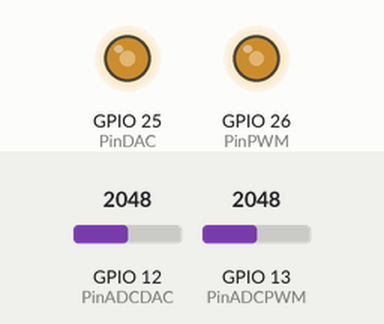
Recording of a sketch running on a simulated ESP32. Shown: output pins drawn as LEDs (lit = HIGH). The inputs (shaded band) are chosen by the test bench; at power-on: GPIO 12 (PinADCDAC) = 2048, GPIO 13 (PinADCPWM) = 2048. What the sketch prints to the serial monitor is not drawn.

Above: at 1.2 s.
1.3 s: GPIO 12 (PinADCDAC) set to 0
4.3 s: GPIO 13 (PinADCPWM) set to 0
7.3 s: GPIO 12 (PinADCDAC) set to 296
At 8.6 s:
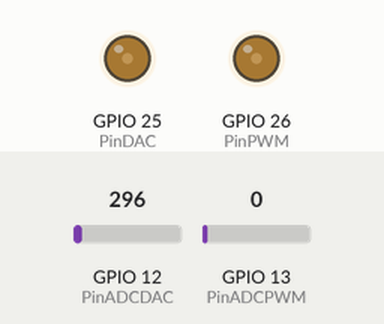
10.3 s: GPIO 13 (PinADCPWM) set to 1228
At 11.0 s:
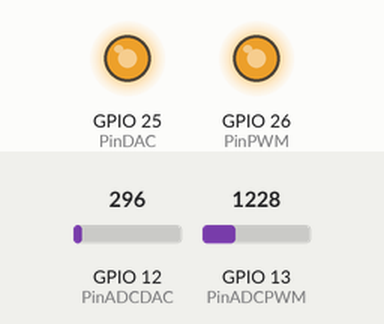
Timing chart, 0 to 41.5 s (numbered marks = the images above; inputs shaded):
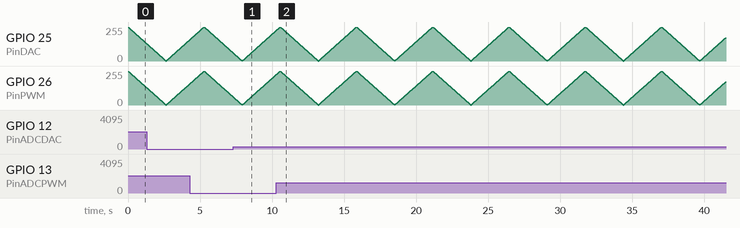

The sketch:

AnalogOutput_PWMDAC.ino
```cpp
#define PinPWM 26
#define PinDAC 25
#define PinADCPWM 13
#define PinADCDAC 12

//Variables para definir el PWM
const int freq = 1000; //Frecuencia en Hz
const int ChanelPWM = 0; //Canal 0 - 15
const int resolution = 8; //Bits de resolución, hasta 8
const int timedelay = 10000; //delay microseconds
bool state = true; //Variable de estado

void setup() {
  Serial.begin(115200);
  pinMode(PinPWM, OUTPUT);
  pinMode(PinDAC, OUTPUT);
  pinMode(PinADCPWM, INPUT);
  pinMode(PinADCDAC, INPUT);
  ledcSetup(ChanelPWM, freq, resolution);
  ledcAttachPin(PinPWM, ChanelPWM);
}

void loop() {
  int val = state ? 255 : 0;
  for (int i = 0; i < 256; i++) {
    dacWrite(PinDAC, abs(val - i));
    ledcWrite(ChanelPWM, abs(val - i));
    Serial.print("PWM:");
    Serial.print(analogRead(PinADCPWM));
    Serial.print(",");
    Serial.print("DAC:");
    Serial.println(analogRead(PinADCDAC));
    delayMicroseconds(timedelay);
  }
  state = !state;
}
```
